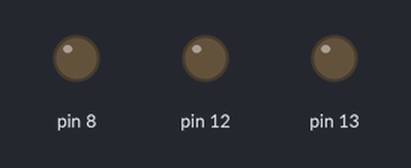
This sketch was run on a simulated Arduino Uno, built with avr-gcc and run on an emulated ATmega328P. Shown: output pins drawn as LEDs (lit = HIGH).

Above: at 0.5 s.
At 9.5 s:
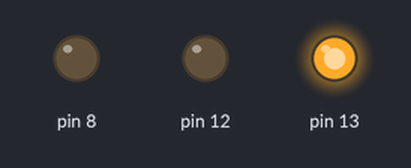
At 20.5 s:
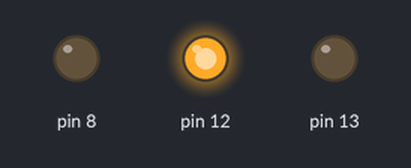
At 32.5 s:
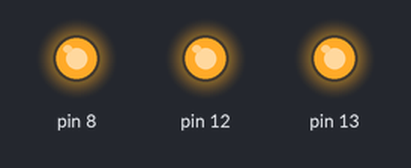
At 42.0 s:
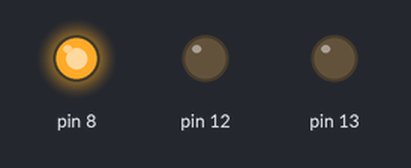
Timing chart, 0 to 45.5 s (numbered marks = the images above):
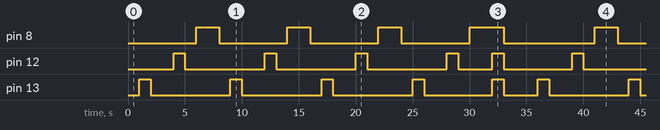

Measured:
- by itself, pin 8: repeats every 35.0 s: 2 × (LOW 6.0 s, HIGH 2.0 s), LOW 6.0 s, HIGH 3.0 s, LOW 8.0 s, HIGH 2.0 s
- by itself, pin 12: repeats every 35.0 s: 3 × (LOW 7.0 s, HIGH 1.0 s), LOW 3.0 s, HIGH 1.0 s, LOW 6.0 s, HIGH 1.0 s
- by itself, pin 13: repeats every 35.0 s: 3 × (LOW 7.0 s, HIGH 1.0 s), LOW 6.0 s, HIGH 1.0 s, LOW 3.0 s, HIGH 1.0 s

The sketch:

Patron_3.ino
```cpp
// C++ code
//
void setup()
{
  pinMode(13, OUTPUT);
  pinMode(12, OUTPUT);
  pinMode (8, OUTPUT);


}

void loop(){

  for (int ronda = 0; ronda <= 3; ronda++){
    delay (1000);
  	digitalWrite (13, HIGH);
  	delay (1000);
  	digitalWrite (13,LOW);
  	delay(2000);
  	digitalWrite(12,HIGH);
  	delay (1000);
  	digitalWrite (12, LOW);
    delay (1000);
  	digitalWrite (8, HIGH);
    delay(2000);
    digitalWrite (8, LOW);

	}

	digitalWrite(13, HIGH);
	digitalWrite(12, HIGH);
	digitalWrite(8, HIGH);
	delay(1000);
	digitalWrite(13, LOW);
	digitalWrite(12, LOW);
	digitalWrite(8, LOW);
	delay(2000);
}
```
